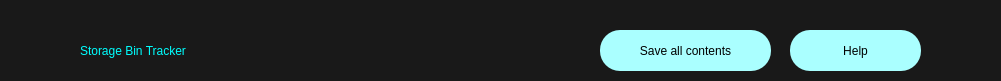
   <widget class="QWidget" name="widget" native="true">
    <property name="geometry">
     <rect>
      <x>-80</x>
      <y>0</y>
      <width>1001</width>
      <height>81</height>
     </rect>
    </property>
    <property name="styleSheet">
     <string notr="true">background-color:rgb(25, 25, 25)</string>
    </property>
    <widget class="QLabel" name="label_2">
     <property name="geometry">
      <rect>
       <x>80</x>
       <y>10</y>
       <width>501</width>
       <height>81</height>
      </rect>
     </property>
     <property name="styleSheet">
      <string notr="true">font: 32pt &quot;MS Shell Dlg 2&quot;;color:rgb(0, 255, 255)</string>
     </property>
     <property name="text">
      <string>Storage Bin Tracker</string>
     </property>
    </widget>
    <widget class="QPushButton" name="saveButton">
     <property name="geometry">
      <rect>
       <x>600</x>
       <y>30</y>
       <width>171</width>
       <height>41</height>
      </rect>
     </property>
     <property name="styleSheet">
      <string notr="true">border-radius:20px;
font: 14pt &quot;MS PGothic&quot;;
background-color:rgb(170, 255, 255)</string>
     </property>
     <property name="text">
      <string>Save all contents</string>
     </property>
    </widget>
    <widget class="QPushButton" name="pushButton_5">
     <property name="geometry">
      <rect>
       <x>790</x>
       <y>30</y>
       <width>131</width>
       <height>41</height>
      </rect>
     </property>
     <property name="styleSheet">
      <string notr="true">border-radius:20px;
font: 14pt &quot;MS PGothic&quot;;
background-color:rgb(170, 255, 255)</string>
     </property>
     <property name="text">
      <string>Help</string>
     </property>
    </widget>
   </widget>
